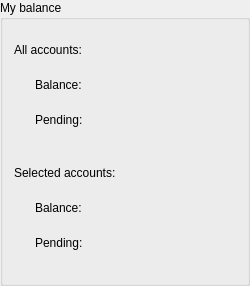
                 <widget class="QGroupBox" name="balanceGpBox">
                  <property name="minimumSize">
                   <size>
                    <width>250</width>
                    <height>0</height>
                   </size>
                  </property>
                  <property name="title">
                   <string>My balance</string>
                  </property>
                  <layout class="QVBoxLayout" name="verticalLayout_25">
                   <item>
                    <layout class="QVBoxLayout" name="verticalLayout_24">
                     <property name="spacing">
                      <number>3</number>
                     </property>
                     <property name="topMargin">
                      <number>3</number>
                     </property>
                     <property name="bottomMargin">
                      <number>6</number>
                     </property>
                     <item>
                      <layout class="QVBoxLayout" name="verticalLayout_23">
                       <property name="spacing">
                        <number>10</number>
                       </property>
                       <property name="topMargin">
                        <number>3</number>
                       </property>
                       <property name="bottomMargin">
                        <number>3</number>
                       </property>
                       <item>
                        <layout class="QHBoxLayout" name="horizontalLayout_18">
                         <item>
                          <widget class="QLabel" name="balAllHintLabel">
                           <property name="minimumSize">
                            <size>
                             <width>100</width>
                             <height>25</height>
                            </size>
                           </property>
                           <property name="text">
                            <string>All accounts: </string>
                           </property>
                          </widget>
                         </item>
                         <item>
                          <spacer name="horizontalSpacer_23">
                           <property name="orientation">
                            <enum>Qt::Horizontal</enum>
                           </property>
                           <property name="sizeHint" stdset="0">
                            <size>
                             <width>40</width>
                             <height>20</height>
                            </size>
                           </property>
                          </spacer>
                         </item>
                        </layout>
                       </item>
                       <item>
                        <layout class="QHBoxLayout" name="horizontalLayout_16">
                         <property name="leftMargin">
                          <number>1</number>
                         </property>
                         <property name="rightMargin">
                          <number>1</number>
                         </property>
                         <item>
                          <spacer name="horizontalSpacer_13">
                           <property name="orientation">
                            <enum>Qt::Horizontal</enum>
                           </property>
                           <property name="sizeType">
                            <enum>QSizePolicy::Fixed</enum>
                           </property>
                           <property name="sizeHint" stdset="0">
                            <size>
                             <width>20</width>
                             <height>20</height>
                            </size>
                           </property>
                          </spacer>
                         </item>
                         <item>
                          <widget class="QLabel" name="balSumHintLabel">
                           <property name="sizePolicy">
                            <sizepolicy hsizetype="Minimum" vsizetype="Minimum">
                             <horstretch>0</horstretch>
                             <verstretch>0</verstretch>
                            </sizepolicy>
                           </property>
                           <property name="minimumSize">
                            <size>
                             <width>50</width>
                             <height>25</height>
                            </size>
                           </property>
                           <property name="maximumSize">
                            <size>
                             <width>50</width>
                             <height>25</height>
                            </size>
                           </property>
                           <property name="text">
                            <string>Balance: </string>
                           </property>
                          </widget>
                         </item>
                         <item>
                          <widget class="QLabel" name="balSumVal">
                           <property name="minimumSize">
                            <size>
                             <width>120</width>
                             <height>25</height>
                            </size>
                           </property>
                           <property name="maximumSize">
                            <size>
                             <width>200</width>
                             <height>25</height>
                            </size>
                           </property>
                           <property name="text">
                            <string/>
                           </property>
                          </widget>
                         </item>
                        </layout>
                       </item>
                       <item>
                        <layout class="QHBoxLayout" name="horizontalLayout_17">
                         <property name="leftMargin">
                          <number>1</number>
                         </property>
                         <property name="rightMargin">
                          <number>1</number>
                         </property>
                         <item>
                          <spacer name="horizontalSpacer_27">
                           <property name="orientation">
                            <enum>Qt::Horizontal</enum>
                           </property>
                           <property name="sizeType">
                            <enum>QSizePolicy::Fixed</enum>
                           </property>
                           <property name="sizeHint" stdset="0">
                            <size>
                             <width>20</width>
                             <height>20</height>
                            </size>
                           </property>
                          </spacer>
                         </item>
                         <item>
                          <widget class="QLabel" name="balSumPendHintLabel">
                           <property name="sizePolicy">
                            <sizepolicy hsizetype="Minimum" vsizetype="Minimum">
                             <horstretch>0</horstretch>
                             <verstretch>0</verstretch>
                            </sizepolicy>
                           </property>
                           <property name="minimumSize">
                            <size>
                             <width>50</width>
                             <height>25</height>
                            </size>
                           </property>
                           <property name="maximumSize">
                            <size>
                             <width>50</width>
                             <height>25</height>
                            </size>
                           </property>
                           <property name="text">
                            <string>Pending: </string>
                           </property>
                          </widget>
                         </item>
                         <item>
                          <widget class="QLabel" name="balSumPendVal">
                           <property name="minimumSize">
                            <size>
                             <width>120</width>
                             <height>25</height>
                            </size>
                           </property>
                           <property name="maximumSize">
                            <size>
                             <width>200</width>
                             <height>25</height>
                            </size>
                           </property>
                           <property name="text">
                            <string/>
                           </property>
                          </widget>
                         </item>
                        </layout>
                       </item>
                       <item>
                        <spacer name="verticalSpacer_4">
                         <property name="orientation">
                          <enum>Qt::Vertical</enum>
                         </property>
                         <property name="sizeType">
                          <enum>QSizePolicy::MinimumExpanding</enum>
                         </property>
                         <property name="sizeHint" stdset="0">
                          <size>
                           <width>20</width>
                           <height>18</height>
                          </size>
                         </property>
                        </spacer>
                       </item>
                       <item>
                        <layout class="QHBoxLayout" name="horizontalLayout_21">
                         <item>
                          <widget class="QLabel" name="balSelHintLabel_2">
                           <property name="minimumSize">
                            <size>
                             <width>100</width>
                             <height>25</height>
                            </size>
                           </property>
                           <property name="text">
                            <string>Selected accounts: </string>
                           </property>
                          </widget>
                         </item>
                         <item>
                          <spacer name="horizontalSpacer_34">
                           <property name="orientation">
                            <enum>Qt::Horizontal</enum>
                           </property>
                           <property name="sizeHint" stdset="0">
                            <size>
                             <width>40</width>
                             <height>20</height>
                            </size>
                           </property>
                          </spacer>
                         </item>
                        </layout>
                       </item>
                       <item>
                        <layout class="QHBoxLayout" name="horizontalLayout_20">
                         <property name="leftMargin">
                          <number>1</number>
                         </property>
                         <property name="rightMargin">
                          <number>1</number>
                         </property>
                         <item>
                          <spacer name="horizontalSpacer_33">
                           <property name="orientation">
                            <enum>Qt::Horizontal</enum>
                           </property>
                           <property name="sizeType">
                            <enum>QSizePolicy::Fixed</enum>
                           </property>
                           <property name="sizeHint" stdset="0">
                            <size>
                             <width>20</width>
                             <height>20</height>
                            </size>
                           </property>
                          </spacer>
                         </item>
                         <item>
                          <widget class="QLabel" name="balSelHintLabel">
                           <property name="sizePolicy">
                            <sizepolicy hsizetype="Minimum" vsizetype="Minimum">
                             <horstretch>0</horstretch>
                             <verstretch>0</verstretch>
                            </sizepolicy>
                           </property>
                           <property name="minimumSize">
                            <size>
                             <width>50</width>
                             <height>25</height>
                            </size>
                           </property>
                           <property name="maximumSize">
                            <size>
                             <width>50</width>
                             <height>25</height>
                            </size>
                           </property>
                           <property name="text">
                            <string>Balance: </string>
                           </property>
                          </widget>
                         </item>
                         <item>
                          <widget class="QLabel" name="balSelVal">
                           <property name="minimumSize">
                            <size>
                             <width>120</width>
                             <height>25</height>
                            </size>
                           </property>
                           <property name="maximumSize">
                            <size>
                             <width>200</width>
                             <height>25</height>
                            </size>
                           </property>
                           <property name="text">
                            <string/>
                           </property>
                          </widget>
                         </item>
                        </layout>
                       </item>
                       <item>
                        <layout class="QHBoxLayout" name="horizontalLayout_19">
                         <property name="leftMargin">
                          <number>1</number>
                         </property>
                         <property name="rightMargin">
                          <number>1</number>
                         </property>
                         <item>
                          <spacer name="horizontalSpacer_32">
                           <property name="orientation">
                            <enum>Qt::Horizontal</enum>
                           </property>
                           <property name="sizeType">
                            <enum>QSizePolicy::Fixed</enum>
                           </property>
                           <property name="sizeHint" stdset="0">
                            <size>
                             <width>20</width>
                             <height>20</height>
                            </size>
                           </property>
                          </spacer>
                         </item>
                         <item>
                          <widget class="QLabel" name="balSelPendHintLabel">
                           <property name="sizePolicy">
                            <sizepolicy hsizetype="Minimum" vsizetype="Minimum">
                             <horstretch>0</horstretch>
                             <verstretch>0</verstretch>
                            </sizepolicy>
                           </property>
                           <property name="minimumSize">
                            <size>
                             <width>50</width>
                             <height>25</height>
                            </size>
                           </property>
                           <property name="maximumSize">
                            <size>
                             <width>50</width>
                             <height>25</height>
                            </size>
                           </property>
                           <property name="text">
                            <string>Pending: </string>
                           </property>
                          </widget>
                         </item>
                         <item>
                          <widget class="QLabel" name="balSelPendVal">
                           <property name="minimumSize">
                            <size>
                             <width>120</width>
                             <height>25</height>
                            </size>
                           </property>
                           <property name="maximumSize">
                            <size>
                             <width>200</width>
                             <height>25</height>
                            </size>
                           </property>
                           <property name="text">
                            <string/>
                           </property>
                          </widget>
                         </item>
                        </layout>
                       </item>
                      </layout>
                     </item>
                     <item>
                      <spacer name="verticalSpacer_3">
                       <property name="orientation">
                        <enum>Qt::Vertical</enum>
                       </property>
                       <property name="sizeType">
                        <enum>QSizePolicy::MinimumExpanding</enum>
                       </property>
                       <property name="sizeHint" stdset="0">
                        <size>
                         <width>20</width>
                         <height>8</height>
                        </size>
                       </property>
                      </spacer>
                     </item>
                    </layout>
                   </item>
                  </layout>
                 </widget>
